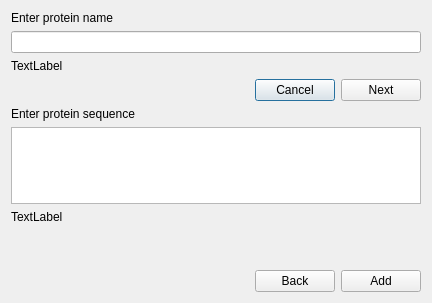
<?xml version="1.0" encoding="UTF-8"?>
<ui version="4.0">
 <class>Dialog</class>
 <widget class="QDialog" name="Dialog">
  <property name="geometry">
   <rect>
    <x>0</x>
    <y>0</y>
    <width>432</width>
    <height>303</height>
   </rect>
  </property>
  <property name="windowTitle">
   <string>Dialog</string>
  </property>
  <layout class="QVBoxLayout" name="verticalLayout_3">
   <item>
    <layout class="QVBoxLayout" name="verticalLayout">
     <item>
      <widget class="QLabel" name="lbl_prot_name">
       <property name="text">
        <string>Enter protein name</string>
       </property>
      </widget>
     </item>
     <item>
      <widget class="QLineEdit" name="txt_prot_name"/>
     </item>
     <item>
      <widget class="QLabel" name="lbl_prot_name_status">
       <property name="text">
        <string>TextLabel</string>
       </property>
      </widget>
     </item>
    </layout>
   </item>
   <item>
    <layout class="QHBoxLayout" name="horizontalLayout">
     <item>
      <spacer name="horizontalSpacer">
       <property name="orientation">
        <enum>Qt::Horizontal</enum>
       </property>
       <property name="sizeHint" stdset="0">
        <size>
         <width>40</width>
         <height>20</height>
        </size>
       </property>
      </spacer>
     </item>
     <item>
      <widget class="QPushButton" name="btn_cancel">
       <property name="text">
        <string>Cancel</string>
       </property>
      </widget>
     </item>
     <item>
      <widget class="QPushButton" name="btn_next">
       <property name="text">
        <string>Next</string>
       </property>
      </widget>
     </item>
    </layout>
   </item>
   <item>
    <layout class="QVBoxLayout" name="verticalLayout_2">
     <item>
      <widget class="QLabel" name="lbl_seq_name">
       <property name="text">
        <string>Enter protein sequence</string>
       </property>
      </widget>
     </item>
     <item>
      <widget class="QTextEdit" name="txt_seq_name"/>
     </item>
     <item>
      <widget class="QLabel" name="lbl_seq_name_status">
       <property name="text">
        <string>TextLabel</string>
       </property>
      </widget>
     </item>
    </layout>
   </item>
   <item>
    <spacer name="verticalSpacer">
     <property name="orientation">
      <enum>Qt::Vertical</enum>
     </property>
     <property name="sizeType">
      <enum>QSizePolicy::MinimumExpanding</enum>
     </property>
     <property name="sizeHint" stdset="0">
      <size>
       <width>20</width>
       <height>40</height>
      </size>
     </property>
    </spacer>
   </item>
   <item>
    <layout class="QHBoxLayout" name="horizontalLayout_2">
     <item>
      <spacer name="horizontalSpacer_2">
       <property name="orientation">
        <enum>Qt::Horizontal</enum>
       </property>
       <property name="sizeHint" stdset="0">
        <size>
         <width>40</width>
         <height>20</height>
        </size>
       </property>
      </spacer>
     </item>
     <item>
      <widget class="QPushButton" name="btn_back">
       <property name="text">
        <string>Back</string>
       </property>
      </widget>
     </item>
     <item>
      <widget class="QPushButton" name="btn_add_protein">
       <property name="text">
        <string>Add</string>
       </property>
      </widget>
     </item>
    </layout>
   </item>
  </layout>
 </widget>
 <resources/>
 <connections/>
</ui>
